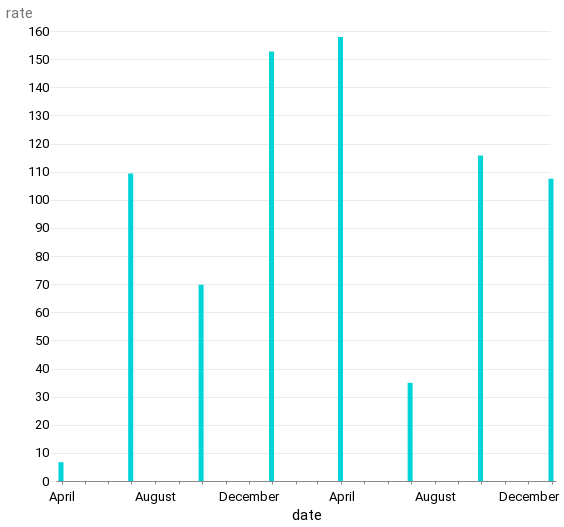

Notebook code for this chart:
### Code cell
alt.Chart(covid).mark_bar().encode(x="date", y="rate").properties(width=500)

### Figure 1 — Vega-Lite specification as saved in the notebook (floating-point values rounded to 4 significant figures)
{"config": {"view": {"width": 800, "height": 450, "strokeOpacity": 0}, "background": "#ffffff", "title": {"anchor": "start", "font": "Summit Sans", "fontColor": "palette[\"black\"]", "fontSize": 18, "fontWeight": "normal"}, "arc": {"fill": "#00d4d8"}, "area": {"fill": "#00d4d8"}, "line": {"stroke": "#00d4d8", "strokeWidth": 3}, "path": {"stroke": "#00d4d8"}, "rect": {"fill": "#00d4d8"}, "shape": {"stroke": "#00d4d8"}, "bar": {"fill": "#00d4d8"}, "point": {"stroke": "#00d4d8"}, "symbol": {"fill": "#00d4d8", "size": 30}, "axis": {"titleFont": "Roboto", "titleFontSize": 15, "titleFontWeight": "normal", "labelFont": "Roboto, sans", "labelFontSize": 13, "labelFontWeight": "normal"}, "axisX": {"labelAngle": 0, "labelPadding": 6, "tickSize": 3, "grid": false}, "axisY": {"labelBaseline": "middle", "maxExtent": 45, "minExtent": 45, "titleAlign": "left", "titleAngle": 0, "titleX": -45, "titleY": -11, "domainOpacity": 0, "gridWidth": 0.6, "gridColor": "#dddddd", "offset": 6, "tickSize": 0, "titleColor": "#767676"}, "legend": {"titleFont": "Roboto", "titleFontSize": 15, "titleFontWeight": "normal", "symbolType": "square", "labelFont": "Roboto, sans", "labelFontSize": 13}, "range": {"category": ["#005f66", "#e37e2d", "#d64a3b", "#76b0ef", "#c1bc40"], "diverging": ["#e68a4f", "#f4bb6a", "#f9e39c", "#dadfe2", "#a6b7c6", "#849eae"], "heatmap": ["#7ff6f6", "#00eeef", "#00d4d8", "#00abb2", "#00848b", "#fbf2c7", "#00363d"], "ordinal": ["#7ff6f6", "#00eeef", "#00d4d8", "#00abb2", "#00848b", "#fbf2c7", "#00363d"], "ramp": ["#7ff6f6", "#00eeef", "#00d4d8", "#00abb2", "#00848b", "#fbf2c7", "#00363d"]}}, "data": {"name": "data-66e50f9f5be5098422a1d1260afc225d"}, "mark": "bar", "encoding": {"x": {"field": "date", "type": "temporal"}, "y": {"field": "rate", "type": "quantitative"}}, "width": 500, "$schema": "https://vega.github.io/schema/vega-lite/v4.17.0.json", "datasets": {"data-66e50f9f5be5098422a1d1260afc225d": [{"year_and_quarter": "2020 Q1", "time_period": "3-month period", "cause_of_death": "COVID-19", "rate_type": "Age-adjusted", "unit": "Deaths per 100,000", "overall_rate": "6.7", "rate_sex_female": "4.6", "rate_sex_male": "9.3", "date": "2020-03-31T00:00:00", "rate": 6.7}, {"year_and_quarter": "2020 Q2", "time_period": "3-month period", "cause_of_death": "COVID-19", "rate_type": "Age-adjusted", "unit": "Deaths per 100,000", "overall_rate": "109.3", "rate_sex_female": "87.5", "rate_sex_male": "135.1", "date": "2020-06-30T00:00:00", "rate": 109.3}, {"year_and_quarter": "2020 Q3", "time_period": "3-month period", "cause_of_death": "COVID-19", "rate_type": "Age-adjusted", "unit": "Deaths per 100,000", "overall_rate": "69.8", "rate_sex_female": "54.4", "rate_sex_male": "88.6", "date": "2020-09-30T00:00:00", "rate": 69.8}, {"year_and_quarter": "2020 Q4", "time_period": "3-month period", "cause_of_death": "COVID-19", "rate_type": "Age-adjusted", "unit": "Deaths per 100,000", "overall_rate": "152.7", "rate_sex_female": "118.8", "rate_sex_male": "195.8", "date": "2020-12-31T00:00:00", "rate": 152.7}, {"year_and_quarter": "2021 Q1", "time_period": "3-month period", "cause_of_death": "COVID-19", "rate_type": "Age-adjusted", "unit": "Deaths per 100,000", "overall_rate": "157.9", "rate_sex_female": "121.4", "rate_sex_male": "203.7", "date": "2021-03-31T00:00:00", "rate": 157.9}, {"year_and_quarter": "2021 Q2", "time_period": "3-month period", "cause_of_death": "COVID-19", "rate_type": "Age-adjusted", "unit": "Deaths per 100,000", "overall_rate": "34.9", "rate_sex_female": "28.2", "rate_sex_male": "42.9", "date": "2021-06-30T00:00:00", "rate": 34.9}, {"year_and_quarter": "2021 Q3", "time_period": "3-month period", "cause_of_death": "COVID-19", "rate_type": "Age-adjusted", "unit": "Deaths per 100,000", "overall_rate": "115.7", "rate_sex_female": "92.1", "rate_sex_male": "143.2", "date": "2021-09-30T00:00:00", "rate": 115.7}, {"year_and_quarter": "2021 Q4", "time_period": "3-month period", "cause_of_death": "COVID-19", "rate_type": "Age-adjusted", "unit": "Deaths per 100,000", "overall_rate": "107.5", "rate_sex_female": "84.7", "rate_sex_male": "134.7", "date": "2021-12-31T00:00:00", "rate": 107.5}]}}
